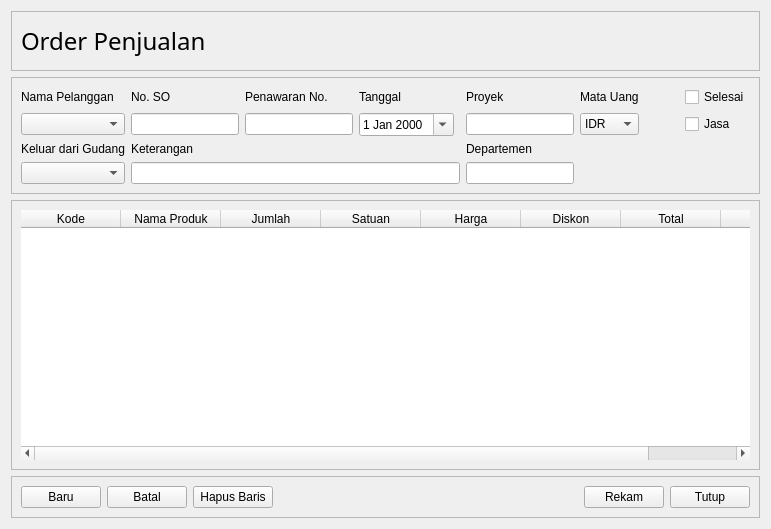
            <widget class="QWidget" name="st_Penjualan_OrderPenjualan">
             <layout class="QVBoxLayout" name="verticalLayout_9">
              <item>
               <widget class="QFrame" name="fr_Penjualan_OrderPenjualan_title">
                <property name="sizePolicy">
                 <sizepolicy hsizetype="Preferred" vsizetype="Maximum">
                  <horstretch>0</horstretch>
                  <verstretch>0</verstretch>
                 </sizepolicy>
                </property>
                <property name="minimumSize">
                 <size>
                  <width>0</width>
                  <height>30</height>
                 </size>
                </property>
                <property name="frameShape">
                 <enum>QFrame::StyledPanel</enum>
                </property>
                <property name="frameShadow">
                 <enum>QFrame::Raised</enum>
                </property>
                <layout class="QGridLayout" name="gl_Penjualan_OrderPenjualan_title">
                 <item row="0" column="0">
                  <widget class="QLabel" name="lb_Penjualan_OrderPenjualan_title">
                   <property name="sizePolicy">
                    <sizepolicy hsizetype="Preferred" vsizetype="Maximum">
                     <horstretch>0</horstretch>
                     <verstretch>0</verstretch>
                    </sizepolicy>
                   </property>
                   <property name="minimumSize">
                    <size>
                     <width>0</width>
                     <height>40</height>
                    </size>
                   </property>
                   <property name="font">
                    <font>
                     <family>Segoe UI Semilight</family>
                     <pointsize>18</pointsize>
                    </font>
                   </property>
                   <property name="text">
                    <string>Order Penjualan</string>
                   </property>
                   <property name="alignment">
                    <set>Qt::AlignLeading|Qt::AlignLeft|Qt::AlignVCenter</set>
                   </property>
                  </widget>
                 </item>
                </layout>
               </widget>
              </item>
              <item>
               <widget class="QFrame" name="fr_Penjualan_OrderPenjualan_input_line">
                <property name="sizePolicy">
                 <sizepolicy hsizetype="Preferred" vsizetype="Maximum">
                  <horstretch>0</horstretch>
                  <verstretch>0</verstretch>
                 </sizepolicy>
                </property>
                <property name="frameShape">
                 <enum>QFrame::StyledPanel</enum>
                </property>
                <property name="frameShadow">
                 <enum>QFrame::Raised</enum>
                </property>
                <layout class="QGridLayout" name="gl_Penjualan_OrderPenjualan_input">
                 <item row="1" column="7">
                  <spacer name="hs_Penjualan_OrderPenjualan">
                   <property name="orientation">
                    <enum>Qt::Horizontal</enum>
                   </property>
                   <property name="sizeHint" stdset="0">
                    <size>
                     <width>40</width>
                     <height>20</height>
                    </size>
                   </property>
                  </spacer>
                 </item>
                 <item row="1" column="8">
                  <widget class="QCheckBox" name="chk_Penjualan_OrderPenjualan_Jasa">
                   <property name="text">
                    <string>Jasa</string>
                   </property>
                  </widget>
                 </item>
                 <item row="2" column="5">
                  <widget class="QLabel" name="lb_Penjualan_OrderPenjualan_Departemen">
                   <property name="text">
                    <string>Departemen</string>
                   </property>
                  </widget>
                 </item>
                 <item row="3" column="1" colspan="4">
                  <widget class="QLineEdit" name="le_Penjualan_OrderPenjualan_Keterangan"/>
                 </item>
                 <item row="0" column="0">
                  <widget class="QLabel" name="lb_Penjualan_OrderPenjualan_Nama">
                   <property name="text">
                    <string>Nama Pelanggan</string>
                   </property>
                  </widget>
                 </item>
                 <item row="0" column="1">
                  <widget class="QLabel" name="lb_Penjualan_OrderPenjualan_NoSO">
                   <property name="text">
                    <string>No. SO</string>
                   </property>
                  </widget>
                 </item>
                 <item row="0" column="2">
                  <widget class="QLabel" name="lb_Penjualan_OrderPenjualan_Penawaran">
                   <property name="text">
                    <string>Penawaran No.</string>
                   </property>
                  </widget>
                 </item>
                 <item row="0" column="3">
                  <widget class="QLabel" name="lb_Penjualan_OrderPenjualan_Tanggal">
                   <property name="text">
                    <string>Tanggal</string>
                   </property>
                  </widget>
                 </item>
                 <item row="0" column="5">
                  <widget class="QLabel" name="lb_Penjualan_OrderPenjualan_Proyek">
                   <property name="text">
                    <string>Proyek</string>
                   </property>
                  </widget>
                 </item>
                 <item row="0" column="6">
                  <widget class="QLabel" name="lb_Penjualan_OrderPenjualan_Kurs">
                   <property name="text">
                    <string>Mata Uang</string>
                   </property>
                  </widget>
                 </item>
                 <item row="0" column="8">
                  <widget class="QCheckBox" name="chk_Penjualan_OrderPenjualan_Selesai">
                   <property name="text">
                    <string>Selesai</string>
                   </property>
                  </widget>
                 </item>
                 <item row="1" column="1">
                  <widget class="QLineEdit" name="le_Penjualan_OrderPenjualan_NoSO"/>
                 </item>
                 <item row="1" column="2">
                  <widget class="QLineEdit" name="le_Penjualan_OrderPenjualan_Penawaran"/>
                 </item>
                 <item row="1" column="5">
                  <widget class="QLineEdit" name="le_Penjualan_OrderPenjualan_Proyek"/>
                 </item>
                 <item row="1" column="3">
                  <widget class="QDateEdit" name="de_Penjualan_OrderPenjualan_Tanggal">
                   <property name="calendarPopup">
                    <bool>true</bool>
                   </property>
                  </widget>
                 </item>
                 <item row="1" column="6">
                  <widget class="QComboBox" name="cb_Penjualan_OrderPenjualan_Kurs">
                   <item>
                    <property name="text">
                     <string>IDR</string>
                    </property>
                   </item>
                  </widget>
                 </item>
                 <item row="2" column="0">
                  <widget class="QLabel" name="lb_Penjualan_OrderPenjualan_Keluar">
                   <property name="text">
                    <string>Keluar dari Gudang</string>
                   </property>
                  </widget>
                 </item>
                 <item row="2" column="1">
                  <widget class="QLabel" name="lb_Penjualan_OrderPenjualan_Keterangan">
                   <property name="text">
                    <string>Keterangan</string>
                   </property>
                  </widget>
                 </item>
                 <item row="3" column="5">
                  <widget class="QLineEdit" name="le_Penjualan_OrderPenjualan_Departemen"/>
                 </item>
                 <item row="1" column="0">
                  <widget class="QComboBox" name="cb_Penjualan_OrderPenjualan_Nama"/>
                 </item>
                 <item row="3" column="0">
                  <widget class="QComboBox" name="cb_Penjualan_OrderPenjualan_Gudang"/>
                 </item>
                </layout>
               </widget>
              </item>
              <item>
               <widget class="QFrame" name="fr_Penjualan_OrderPenjualan_input">
                <property name="sizePolicy">
                 <sizepolicy hsizetype="Preferred" vsizetype="MinimumExpanding">
                  <horstretch>0</horstretch>
                  <verstretch>0</verstretch>
                 </sizepolicy>
                </property>
                <property name="frameShape">
                 <enum>QFrame::StyledPanel</enum>
                </property>
                <property name="frameShadow">
                 <enum>QFrame::Raised</enum>
                </property>
                <layout class="QGridLayout" name="gl_Penjualan_OrderPenjualan_tabel">
                 <item row="2" column="0">
                  <widget class="QTableWidget" name="tbl_Penjualan_OrderPenjualan">
                   <property name="sizePolicy">
                    <sizepolicy hsizetype="Maximum" vsizetype="MinimumExpanding">
                     <horstretch>0</horstretch>
                     <verstretch>0</verstretch>
                    </sizepolicy>
                   </property>
                   <property name="minimumSize">
                    <size>
                     <width>0</width>
                     <height>250</height>
                    </size>
                   </property>
                   <property name="maximumSize">
                    <size>
                     <width>1366</width>
                     <height>16777215</height>
                    </size>
                   </property>
                   <property name="frameShape">
                    <enum>QFrame::NoFrame</enum>
                   </property>
                   <property name="editTriggers">
                    <set>QAbstractItemView::NoEditTriggers</set>
                   </property>
                   <property name="showGrid">
                    <bool>false</bool>
                   </property>
                   <property name="wordWrap">
                    <bool>true</bool>
                   </property>
                   <property name="cornerButtonEnabled">
                    <bool>true</bool>
                   </property>
                   <property name="rowCount">
                    <number>0</number>
                   </property>
                   <property name="columnCount">
                    <number>8</number>
                   </property>
                   <column>
                    <property name="text">
                     <string>Kode</string>
                    </property>
                   </column>
                   <column>
                    <property name="text">
                     <string>Nama Produk</string>
                    </property>
                   </column>
                   <column>
                    <property name="text">
                     <string>Jumlah</string>
                    </property>
                   </column>
                   <column>
                    <property name="text">
                     <string>Satuan</string>
                    </property>
                   </column>
                   <column>
                    <property name="text">
                     <string>Harga</string>
                    </property>
                   </column>
                   <column>
                    <property name="text">
                     <string>Diskon</string>
                    </property>
                   </column>
                   <column>
                    <property name="text">
                     <string>Total</string>
                    </property>
                   </column>
                   <column>
                    <property name="text">
                     <string>Pajak</string>
                    </property>
                   </column>
                  </widget>
                 </item>
                </layout>
               </widget>
              </item>
              <item>
               <widget class="QFrame" name="fr_Penjualan_OrderPenjualan_tombol">
                <property name="sizePolicy">
                 <sizepolicy hsizetype="Preferred" vsizetype="Maximum">
                  <horstretch>0</horstretch>
                  <verstretch>0</verstretch>
                 </sizepolicy>
                </property>
                <property name="frameShape">
                 <enum>QFrame::StyledPanel</enum>
                </property>
                <property name="frameShadow">
                 <enum>QFrame::Raised</enum>
                </property>
                <layout class="QHBoxLayout" name="hl_Penjualan_OrderPenjualan_tombol">
                 <item>
                  <widget class="QPushButton" name="tb_Penjualan_OrderPenjualan_Baru">
                   <property name="text">
                    <string>Baru</string>
                   </property>
                  </widget>
                 </item>
                 <item>
                  <widget class="QPushButton" name="tb_Penjualan_OrderPenjualan_Batal">
                   <property name="text">
                    <string>Batal</string>
                   </property>
                  </widget>
                 </item>
                 <item>
                  <widget class="QPushButton" name="tb_Penjualan_OrderPenjualan_HapusBaris">
                   <property name="text">
                    <string>Hapus Baris</string>
                   </property>
                  </widget>
                 </item>
                 <item>
                  <spacer name="hs_Penjualan_OrderPenjualan_Tombol">
                   <property name="orientation">
                    <enum>Qt::Horizontal</enum>
                   </property>
                   <property name="sizeHint" stdset="0">
                    <size>
                     <width>40</width>
                     <height>20</height>
                    </size>
                   </property>
                  </spacer>
                 </item>
                 <item>
                  <widget class="QPushButton" name="tb_Penjualan_OrderPenjualan_Rekam">
                   <property name="text">
                    <string>Rekam</string>
                   </property>
                  </widget>
                 </item>
                 <item>
                  <widget class="QPushButton" name="tb_Penjualan_OrderPenjualan_Tutup">
                   <property name="text">
                    <string>Tutup</string>
                   </property>
                  </widget>
                 </item>
                </layout>
               </widget>
              </item>
             </layout>
            </widget>
